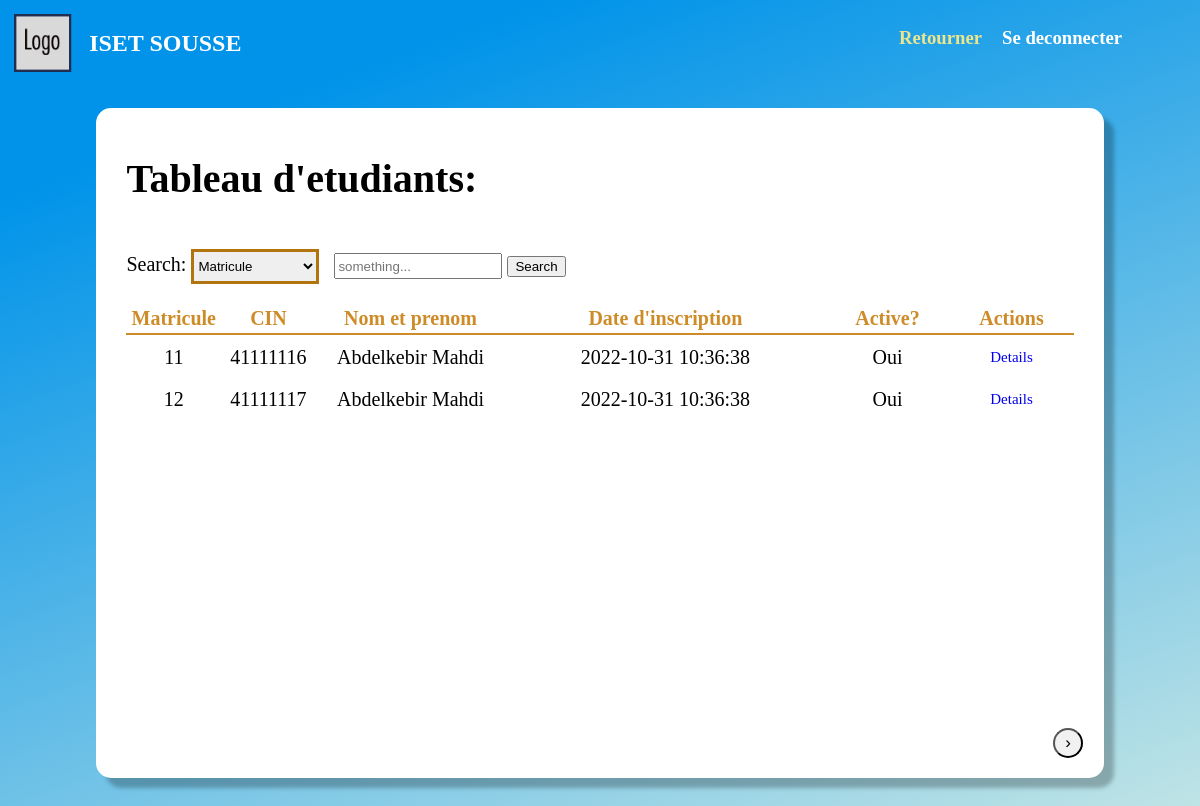
Page /Pages/Gestion/Etudiants.php (signed in) on the committed database.
### tables this page shows
CREATE TABLE `utilisateur` (
  `matricule` int(11) NOT NULL,
  `cin` int(8) NOT NULL,
  `nom` varchar(20) NOT NULL,
  `prenom` varchar(20) NOT NULL,
  `sexe` tinyint(1) NOT NULL,
  `dateNaissance` date NOT NULL,
  `adresse` varchar(20) NOT NULL,
  `email` varchar(30) NOT NULL,
  `password` varchar(30) NOT NULL,
  `departmentID` int(11) NOT NULL,
  `dateInscription` datetime NOT NULL DEFAULT current_timestamp(),
  `isConfirmed` tinyint(1) NOT NULL DEFAULT 0,
  `isActive` tinyint(1) NOT NULL DEFAULT 0,
  `activationCode` varchar(100) NOT NULL,
  `activationExpiry` datetime NOT NULL DEFAULT current_timestamp(),
  `role` int(11) NOT NULL,
  `isBanned` tinyint(1) NOT NULL DEFAULT 0
);

### Classes/Roles.php (called while the page is built, shortened)
<?php
class Roles
{
    static public function ByName($name) {
        return self::$nameArray[$name] = array_flip(self::roleArray)[$name];
    }
}

### Pipes/get_login.php (called while the page is built, shortened)
<?php
    if (isset($_SESSION["login"])) {
        $matricule = $_SESSION["login"]["matricule"];
        require_once(ROOT."/Classes/Database/UtilisateurDB.php");
        $utilisateurDB = new UtilisateurDB();
        $user = $utilisateurDB->getUserByMatricule($matricule);
        if (!empty($user)) {
            require(ROOT."/Classes/Roles.php");
        } else {
            deconnexion();
        }
    } else {
        header("location: /index.php");
    }
?>

### Classes/Database/mySQL.php (called while the page is built, shortened)
<?php
    class mySql {
        private $_cnx;
        function __construct() {
            try {
                $this->_cnx = new PDO("mysql:host=".self::_serveur.";dbname=".self::_dbb, self::_login, self::_mdp);
            } catch (PDOException $e) {
                echo '<br/>Echec lors de la connexion: '.$e->getMessage();
            }
        }
        function __destruct() {
            $this->_cnx = null;
        }
        public function request($query, $array, $return = false) {
            $prep = $this->_cnx->prepare($query);
            $result = $prep->execute($array);
            if ($return === false) {
                return true;
            } else if ($return == 0) {
                return $prep->rowCount() > 0;
            } else if ($return == 1) {
                return $prep->rowCount() > 0? $prep->fetch() : array();
            } else if ($return == 2) {
                return $prep->rowCount() > 0? $prep->fetchAll() : array();
            } else if ($return == 3) {
                return $this->_cnx->lastInsertId();
            }
        }
    }
?>

### Classes/Database/UtilisateurDB.php (called while the page is built, shortened)
<?php
    require_once("MySql.php");
    class UtilisateurDB extends MySql {
        public function getList($role, $depId) {
            return $this->request(
                "SELECT * FROM utilisateur WHERE role = :role and departmentID = :depId",
                array(":role" => $role, ":depId" => $depId),
                2
            );
        }
        public function getUserByMatricule($matricule) {
            return $this->request(
                "SELECT * FROM utilisateur WHERE matricule = :matricule",
                array(':matricule' => $matricule),
                1
            );
        }
    }

### Pages/Gestion/Etudiants.php (the view, shortened to what this page needs)
<!DOCTYPE html>
<head>
    <?php
        include(ROOT."/Pipes/get_login.php");
    ?>
    <link rel="stylesheet" href="/Assets/css/user.css">
    <link rel="stylesheet" href="/Assets/css/profil.css">
    <link rel="stylesheet" href="/Assets/css/tables.css">
</head>
<body>
<?php
    require_once(ROOT."/Classes/Database/UtilisateurDB.php");
    $utilisateurDB = new UtilisateurDB();
    $users = $utilisateurDB->getList(Roles::ByName("Etudiant"), $user["departmentID"]);
?>
<div class="logo">
    <div class = "seperated_div">
        <div class = "header_div">
            <img src="/Assets/imgs/LOGO.png">
            <h2 class = "website_title"> <?= NOM_SITE ?> </h2>
        </div>
        <div class = "buttons_div">
            <h3 class = "go_back"> <a href="/Pages/User/index.php">Retourner</a></h3>
            <h3 class = "deconnection"> <a href="/Pipes/deconnexion.php">Se deconnecter</a></h3>
        </div>
    </div>
</div>
<div class="cd">
<div class="cadre" id = "cadre">
    <h1> Tableau d'etudiants: </h1>
    <div class = "cadre_header">
        <div class = "forms">
            <div>Search:
                <select id="search_filter_form" class="drop_form" name="role">
                    <option value="1">Matricule</option>
                </select>
                <input id= "search_input" type="text" class="lab_in_txt" name = "CIN" placeholder = "something..." required>
                <button type = "button" class = "_btn search_btn" onclick="search()"> Search </button>
            </div>
        </div>
    </div>
    <table id ="table_" class="scrollable-table">
        <thead>
            <tr>
                <th style = "width:10%"><span class = "table_header">Matricule</span></th>
                <th style = "width:10%"><span class = "table_header">CIN</span></th>
                <th style = "width:20%"><span class = "table_header">Nom et prenom</span></th>
                <th><span class = "table_header">Date d'inscription</span></th>
                <th><span class = "table_header">Active?</span></th>
                <th><span class = "table_header">Actions</span></th>
            </tr>
        </thead>
        <tbody>
            <?php
                foreach ($users as $key => $user) {
                    echo "
                        <tr>
                            <td>".$user["matricule"]."</td>
                            <td>".$user["cin"]."</td>
                            <td>".$user["nom"]." ".$user["prenom"]."</td>
                            <td>".$user["dateInscription"]."</td>
                            <td>". ($user["isActive"] == 1? "Oui": "Non")."</td>
                            <td>
                                <a class = 'link_ref' href = '/Pages/User/Account/public.php?matricule=".$user["matricule"]."'>Details</a>
                            </td>
                        </tr>
                    ";
                }
            ?>
        </tbody>
    </table>
</div>
</div>
</body>
</html>

### Assets/css/user.css (style rules this page uses)
body { background-color: #0093E9; background-image: linear-gradient(160deg, #0093E9 15%, #cce9e5 100%); }
.header_div { display: flex; flex-direction: row; align-items: center; height: 70px; }
.seperated_div { display: flex; flex-direction: row; justify-content: space-between; }
.seperated_div div { width: 50%; }
.buttons_div { display:flex; justify-content: right; margin-right: 70px; }
.buttons_div > * { margin-left: 20px }
.website_title { color: white; }
.go_back a { color: rgb(237 230 140); font-weight: bold; }
.deconnection a { color: white; }
a { text-decoration: none; }
.logo img { padding:1%; width: 70px; }

### Assets/css/profil.css (style rules this page uses)
.cd { padding-top: 30px; padding-left: 250px; margin-bottom: 70px; }
.cadre { padding-top:50px; padding-left: 30px; background-color:rgb(216, 216, 231); box-shadow: 10px 10px 4px rgb(0 0 0 / 25%); border-radius: 15px; width: 1000px; font-size: 20px; min-height: 600px; padding-bottom:50px }

### Assets/css/tables.css (style rules this page uses)
.cd { padding-top: 30px; margin-bottom: 100px; padding-left: 0; }
.cadre { position: relative; background-color: white; margin: auto; padding:20px 30px 50px; width:80% }
.scrollable-table { overflow-y:scroll; }
#table_ { border-collapse: collapse; width: 100%; text-align: center; font-family: 'Proxima Nova'; font-size: 20px; }
#table_ > thead { border-bottom: 2px solid rgb(206, 140, 41); color:rgb(206, 140, 41); font-weight: bold; height:30px; }
#table_ > tbody:not(.unpadded):before { line-height:0.1em; content:"\200C"; display:block; }
.table_header { font-weight: bold; }
td { height:40px }
.cadre_header { display:flex; flex-direction:row; justify-content: space-between; margin-bottom: 20px }
.drop_form { height: 35px; margin-top: 20px; border: 3px solid #B1740F; }
#search_filter_form { width: 128px; }
.lab_in_txt { height: 20px; width: 160px; margin-left: 10px; }
.link_ref { font-size: 15px; display:block; }

### rows in the picture
utilisateur: matricule "11", cin "41111116", nom "Abdelkebir", prenom "Mahdi", dateInscription "2022-10-31 10:36:38", isActive "Oui"
utilisateur: matricule "12", cin "41111117", nom "Abdelkebir", prenom "Mahdi", dateInscription "2022-10-31 10:36:38", isActive "Oui"

### other values in the picture
NOM_SITE "ISET SOUSSE"
